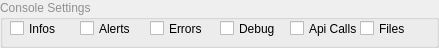
        <widget class="QGroupBox" name="grpbox_console">
         <property name="minimumSize">
          <size>
           <width>0</width>
           <height>48</height>
          </size>
         </property>
         <property name="palette">
          <palette>
           <active>
            <colorrole role="WindowText">
             <brush brushstyle="SolidPattern">
              <color alpha="255">
               <red>144</red>
               <green>144</green>
               <blue>144</blue>
              </color>
             </brush>
            </colorrole>
            <colorrole role="Dark">
             <brush brushstyle="SolidPattern">
              <color alpha="255">
               <red>144</red>
               <green>144</green>
               <blue>144</blue>
              </color>
             </brush>
            </colorrole>
            <colorrole role="Text">
             <brush brushstyle="SolidPattern">
              <color alpha="255">
               <red>0</red>
               <green>0</green>
               <blue>0</blue>
              </color>
             </brush>
            </colorrole>
            <colorrole role="ButtonText">
             <brush brushstyle="SolidPattern">
              <color alpha="255">
               <red>0</red>
               <green>0</green>
               <blue>0</blue>
              </color>
             </brush>
            </colorrole>
            <colorrole role="PlaceholderText">
             <brush brushstyle="NoBrush">
              <color alpha="128">
               <red>0</red>
               <green>0</green>
               <blue>0</blue>
              </color>
             </brush>
            </colorrole>
           </active>
           <inactive>
            <colorrole role="WindowText">
             <brush brushstyle="SolidPattern">
              <color alpha="255">
               <red>144</red>
               <green>144</green>
               <blue>144</blue>
              </color>
             </brush>
            </colorrole>
            <colorrole role="Dark">
             <brush brushstyle="SolidPattern">
              <color alpha="255">
               <red>144</red>
               <green>144</green>
               <blue>144</blue>
              </color>
             </brush>
            </colorrole>
            <colorrole role="Text">
             <brush brushstyle="SolidPattern">
              <color alpha="255">
               <red>0</red>
               <green>0</green>
               <blue>0</blue>
              </color>
             </brush>
            </colorrole>
            <colorrole role="ButtonText">
             <brush brushstyle="SolidPattern">
              <color alpha="255">
               <red>0</red>
               <green>0</green>
               <blue>0</blue>
              </color>
             </brush>
            </colorrole>
            <colorrole role="PlaceholderText">
             <brush brushstyle="NoBrush">
              <color alpha="128">
               <red>0</red>
               <green>0</green>
               <blue>0</blue>
              </color>
             </brush>
            </colorrole>
           </inactive>
           <disabled>
            <colorrole role="WindowText">
             <brush brushstyle="SolidPattern">
              <color alpha="255">
               <red>144</red>
               <green>144</green>
               <blue>144</blue>
              </color>
             </brush>
            </colorrole>
            <colorrole role="Dark">
             <brush brushstyle="SolidPattern">
              <color alpha="255">
               <red>144</red>
               <green>144</green>
               <blue>144</blue>
              </color>
             </brush>
            </colorrole>
            <colorrole role="Text">
             <brush brushstyle="SolidPattern">
              <color alpha="255">
               <red>144</red>
               <green>144</green>
               <blue>144</blue>
              </color>
             </brush>
            </colorrole>
            <colorrole role="ButtonText">
             <brush brushstyle="SolidPattern">
              <color alpha="255">
               <red>144</red>
               <green>144</green>
               <blue>144</blue>
              </color>
             </brush>
            </colorrole>
            <colorrole role="PlaceholderText">
             <brush brushstyle="NoBrush">
              <color alpha="128">
               <red>0</red>
               <green>0</green>
               <blue>0</blue>
              </color>
             </brush>
            </colorrole>
           </disabled>
          </palette>
         </property>
         <property name="font">
          <font>
           <bold>false</bold>
           <strikeout>false</strikeout>
          </font>
         </property>
         <property name="mouseTracking">
          <bool>false</bool>
         </property>
         <property name="title">
          <string>Console Settings</string>
         </property>
         <property name="alignment">
          <set>Qt::AlignLeading|Qt::AlignLeft|Qt::AlignTop</set>
         </property>
         <property name="flat">
          <bool>true</bool>
         </property>
         <property name="checkable">
          <bool>false</bool>
         </property>
         <widget class="QCheckBox" name="cfgui_consoleshowGREY">
          <property name="geometry">
           <rect>
            <x>220</x>
            <y>20</y>
            <width>70</width>
            <height>17</height>
           </rect>
          </property>
          <property name="palette">
           <palette>
            <active>
             <colorrole role="WindowText">
              <brush brushstyle="SolidPattern">
               <color alpha="255">
                <red>0</red>
                <green>0</green>
                <blue>0</blue>
               </color>
              </brush>
             </colorrole>
            </active>
            <inactive>
             <colorrole role="WindowText">
              <brush brushstyle="SolidPattern">
               <color alpha="255">
                <red>0</red>
                <green>0</green>
                <blue>0</blue>
               </color>
              </brush>
             </colorrole>
            </inactive>
            <disabled>
             <colorrole role="WindowText">
              <brush brushstyle="SolidPattern">
               <color alpha="255">
                <red>127</red>
                <green>127</green>
                <blue>127</blue>
               </color>
              </brush>
             </colorrole>
            </disabled>
           </palette>
          </property>
          <property name="text">
           <string>Debug</string>
          </property>
         </widget>
         <widget class="QCheckBox" name="cfgui_consoleshowOTHER">
          <property name="geometry">
           <rect>
            <x>290</x>
            <y>20</y>
            <width>70</width>
            <height>17</height>
           </rect>
          </property>
          <property name="palette">
           <palette>
            <active>
             <colorrole role="WindowText">
              <brush brushstyle="SolidPattern">
               <color alpha="255">
                <red>0</red>
                <green>0</green>
                <blue>0</blue>
               </color>
              </brush>
             </colorrole>
            </active>
            <inactive>
             <colorrole role="WindowText">
              <brush brushstyle="SolidPattern">
               <color alpha="255">
                <red>0</red>
                <green>0</green>
                <blue>0</blue>
               </color>
              </brush>
             </colorrole>
            </inactive>
            <disabled>
             <colorrole role="WindowText">
              <brush brushstyle="SolidPattern">
               <color alpha="255">
                <red>127</red>
                <green>127</green>
                <blue>127</blue>
               </color>
              </brush>
             </colorrole>
            </disabled>
           </palette>
          </property>
          <property name="text">
           <string>Api Calls</string>
          </property>
         </widget>
         <widget class="QCheckBox" name="cfgui_consoleshowRED">
          <property name="geometry">
           <rect>
            <x>150</x>
            <y>20</y>
            <width>70</width>
            <height>17</height>
           </rect>
          </property>
          <property name="palette">
           <palette>
            <active>
             <colorrole role="WindowText">
              <brush brushstyle="SolidPattern">
               <color alpha="255">
                <red>0</red>
                <green>0</green>
                <blue>0</blue>
               </color>
              </brush>
             </colorrole>
            </active>
            <inactive>
             <colorrole role="WindowText">
              <brush brushstyle="SolidPattern">
               <color alpha="255">
                <red>0</red>
                <green>0</green>
                <blue>0</blue>
               </color>
              </brush>
             </colorrole>
            </inactive>
            <disabled>
             <colorrole role="WindowText">
              <brush brushstyle="SolidPattern">
               <color alpha="255">
                <red>127</red>
                <green>127</green>
                <blue>127</blue>
               </color>
              </brush>
             </colorrole>
            </disabled>
           </palette>
          </property>
          <property name="text">
           <string>Errors</string>
          </property>
         </widget>
         <widget class="QCheckBox" name="cfgui_consoleshowYELLOW">
          <property name="geometry">
           <rect>
            <x>80</x>
            <y>20</y>
            <width>70</width>
            <height>17</height>
           </rect>
          </property>
          <property name="palette">
           <palette>
            <active>
             <colorrole role="WindowText">
              <brush brushstyle="SolidPattern">
               <color alpha="255">
                <red>0</red>
                <green>0</green>
                <blue>0</blue>
               </color>
              </brush>
             </colorrole>
            </active>
            <inactive>
             <colorrole role="WindowText">
              <brush brushstyle="SolidPattern">
               <color alpha="255">
                <red>0</red>
                <green>0</green>
                <blue>0</blue>
               </color>
              </brush>
             </colorrole>
            </inactive>
            <disabled>
             <colorrole role="WindowText">
              <brush brushstyle="SolidPattern">
               <color alpha="255">
                <red>127</red>
                <green>127</green>
                <blue>127</blue>
               </color>
              </brush>
             </colorrole>
            </disabled>
           </palette>
          </property>
          <property name="text">
           <string>Alerts</string>
          </property>
         </widget>
         <widget class="QCheckBox" name="cfgui_consoleshowWHITE">
          <property name="geometry">
           <rect>
            <x>10</x>
            <y>20</y>
            <width>70</width>
            <height>17</height>
           </rect>
          </property>
          <property name="palette">
           <palette>
            <active>
             <colorrole role="WindowText">
              <brush brushstyle="SolidPattern">
               <color alpha="255">
                <red>0</red>
                <green>0</green>
                <blue>0</blue>
               </color>
              </brush>
             </colorrole>
            </active>
            <inactive>
             <colorrole role="WindowText">
              <brush brushstyle="SolidPattern">
               <color alpha="255">
                <red>0</red>
                <green>0</green>
                <blue>0</blue>
               </color>
              </brush>
             </colorrole>
            </inactive>
            <disabled>
             <colorrole role="WindowText">
              <brush brushstyle="SolidPattern">
               <color alpha="255">
                <red>127</red>
                <green>127</green>
                <blue>127</blue>
               </color>
              </brush>
             </colorrole>
            </disabled>
           </palette>
          </property>
          <property name="text">
           <string>Infos</string>
          </property>
         </widget>
         <widget class="QCheckBox" name="cfgui_consoleshowGREEN">
          <property name="geometry">
           <rect>
            <x>360</x>
            <y>20</y>
            <width>70</width>
            <height>17</height>
           </rect>
          </property>
          <property name="palette">
           <palette>
            <active>
             <colorrole role="WindowText">
              <brush brushstyle="SolidPattern">
               <color alpha="255">
                <red>0</red>
                <green>0</green>
                <blue>0</blue>
               </color>
              </brush>
             </colorrole>
            </active>
            <inactive>
             <colorrole role="WindowText">
              <brush brushstyle="SolidPattern">
               <color alpha="255">
                <red>0</red>
                <green>0</green>
                <blue>0</blue>
               </color>
              </brush>
             </colorrole>
            </inactive>
            <disabled>
             <colorrole role="WindowText">
              <brush brushstyle="SolidPattern">
               <color alpha="255">
                <red>127</red>
                <green>127</green>
                <blue>127</blue>
               </color>
              </brush>
             </colorrole>
            </disabled>
           </palette>
          </property>
          <property name="text">
           <string>Files</string>
          </property>
         </widget>
        </widget>
